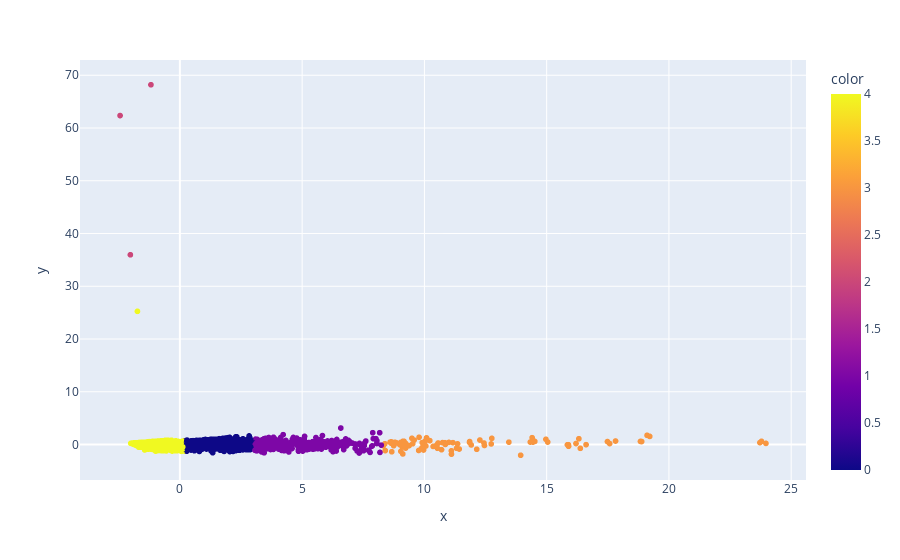

This figure's notebook cell:
### Code cell
fig = px.scatter(x=df_clus_X_reduced[0],
                     y=df_clus_X_reduced[1],
                                       color=Z,
)

fig.show()

### Figure 1 — Plotly figure (JSON) as saved in the notebook; plotly's stock layout.template omitted (floating-point values rounded to 4 significant figures; data arrays with more than 128 entries replaced by an {"elided": "..."} marker saying what was removed)
{"data": [{"hovertemplate": "x=%{x}<br>y=%{y}<br>color=%{marker.color}<extra></extra>", "legendgroup": "", "marker": {"color": {"elided": "5640 int values"}, "coloraxis": "coloraxis", "symbol": "circle"}, "mode": "markers", "name": "", "showlegend": false, "type": "scattergl", "x": {"elided": "5640 float values"}, "xaxis": "x", "y": {"elided": "5640 float values"}, "yaxis": "y"}], "layout": {"coloraxis": {"colorbar": {"title": {"text": "color"}}, "colorscale": [[0, "#0d0887"], [0.1111, "#46039f"], [0.2222, "#7201a8"], [0.3333, "#9c179e"], [0.4444, "#bd3786"], [0.5556, "#d8576b"], [0.6667, "#ed7953"], [0.7778, "#fb9f3a"], [0.8889, "#fdca26"], [1, "#f0f921"]]}, "legend": {"tracegroupgap": 0}, "margin": {"t": 60}, "xaxis": {"anchor": "y", "domain": [0, 1], "title": {"text": "x"}}, "yaxis": {"anchor": "x", "domain": [0, 1], "title": {"text": "y"}}}}
